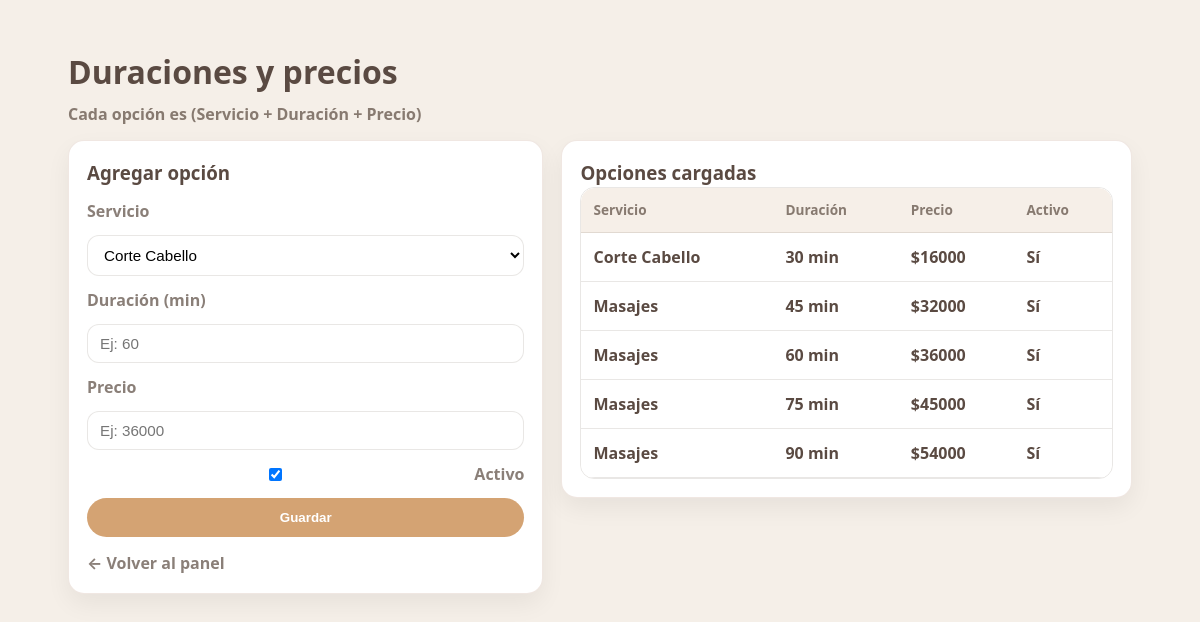
Before: /admin/opciones (signed in) with the older database file.
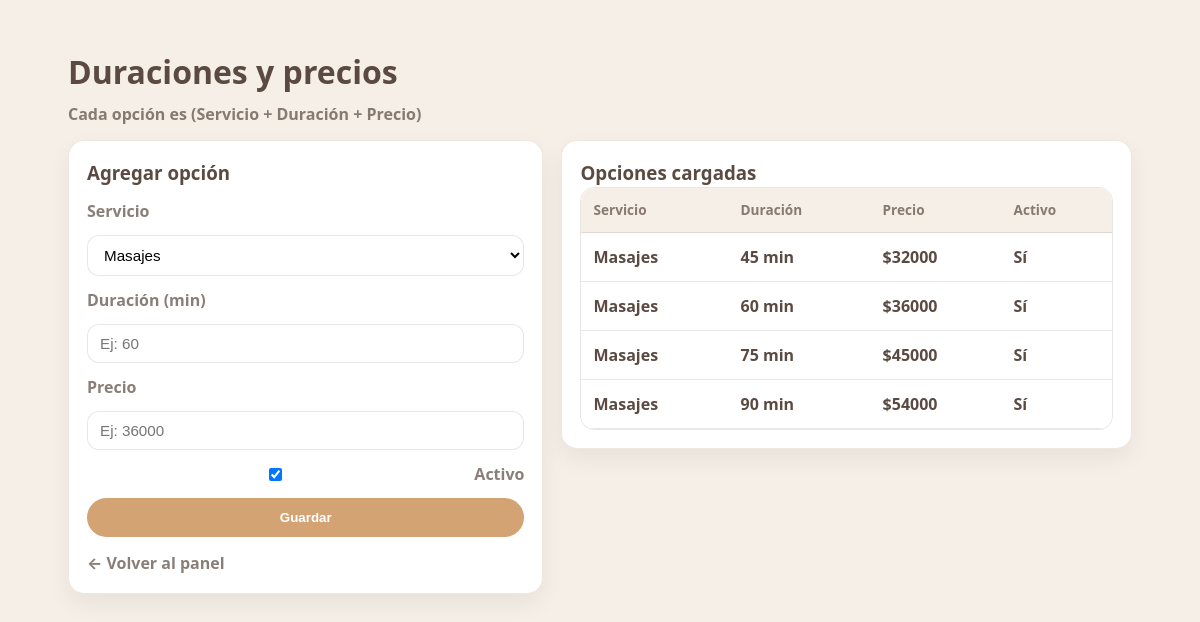
After: the same page with the newer database file.
### app.py (models this page shows)
class ServicioOpcion(db.Model):
    id = db.Column(db.Integer, primary_key=True)
    servicio_id = db.Column(db.Integer, db.ForeignKey("servicio.id"), nullable=False)
    duracion = db.Column(db.Integer, nullable=False)  # minutos
    precio = db.Column(db.Integer, nullable=False)
    activo = db.Column(db.Boolean, default=True)
    servicio = db.relationship("Servicio", backref="opciones")

class Servicio(db.Model):
    id = db.Column(db.Integer, primary_key=True)
    nombre = db.Column(db.String(120), nullable=False)
    activo = db.Column(db.Boolean, default=True)

### app.py (the view, shortened to what this page needs)
@app.route("/admin/opciones", methods=["GET", "POST"])
@admin_required
def admin_opciones():
    servicios = Servicio.query.order_by(Servicio.nombre).all()
    opciones = ServicioOpcion.query.join(Servicio).order_by(Servicio.nombre, ServicioOpcion.duracion).all()
    return render_template("admin_opciones.html", servicios=servicios, opciones=opciones)

### app.py (called while the page is built)
def admin_required(f):
    @wraps(f)
    def wrapper(*args, **kwargs):
        if not session.get("is_admin"):
            return redirect(url_for("admin_login"))
        return f(*args, **kwargs)
    return wrapper

### templates/admin_opciones.html (shortened to what this page needs)
<!DOCTYPE html>
<html lang="es">
<head>
  <link rel="stylesheet" href="/static/style.css">
</head>
<body>
  <div class="admin-container">
    <div class="page-header">
      <h1>Duraciones y precios</h1>
      <p class="subtitle">Cada opción es (Servicio + Duración + Precio)</p>
    </div>
    <div class="admin-grid">
      <div class="admin-card">
        <h3>Agregar opción</h3>
        <form method="POST">
          <label>Servicio</label>
          <select name="servicio_id" required>
            {% for s in servicios %}
              <option value="{{ s.id }}">{{ s.nombre }}</option>
            {% endfor %}
          </select>
          <label>Duración (min)</label>
          <input type="number" name="duracion" placeholder="Ej: 60" required>
          <label>Precio</label>
          <input type="number" name="precio" placeholder="Ej: 36000" required>
          <label style="display:flex; gap:10px; align-items:center;">
            <input type="checkbox" name="activo" checked>
            Activo
          </label>
          <button type="submit" class="btn-pro">Guardar</button>
        </form>
        <div style="margin-top:14px;">
          <a href="/admin">← Volver al panel</a>
        </div>
      </div>
      <div class="admin-card">
        <h3>Opciones cargadas</h3>
        <div class="table-wrap">
          <table>
            <thead>
              <tr>
                <th>Servicio</th>
                <th>Duración</th>
                <th>Precio</th>
                <th>Activo</th>
              </tr>
            </thead>
            <tbody>
              {% for o in opciones %}
                <tr>
                  <td>{{ o.servicio.nombre }}</td>
                  <td>{{ o.duracion }} min</td>
                  <td>${{ o.precio }}</td>
                  <td>{{ "Sí" if o.activo else "No" }}</td>
                </tr>
              {% else %}
                <tr><td colspan="4">No hay opciones</td></tr>
              {% endfor %}
            </tbody>
          </table>
        </div>
      </div>
    </div>
  </div>
</body>
</html>

Changed rows visible on the page:
removed ServicioOpcion: servicio.nombre "Corte Cabello", duracion "30", precio "16000", activo "Sí"
Other visible differences:
form field servicio_id: "Corte Cabello" → "Masajes"
